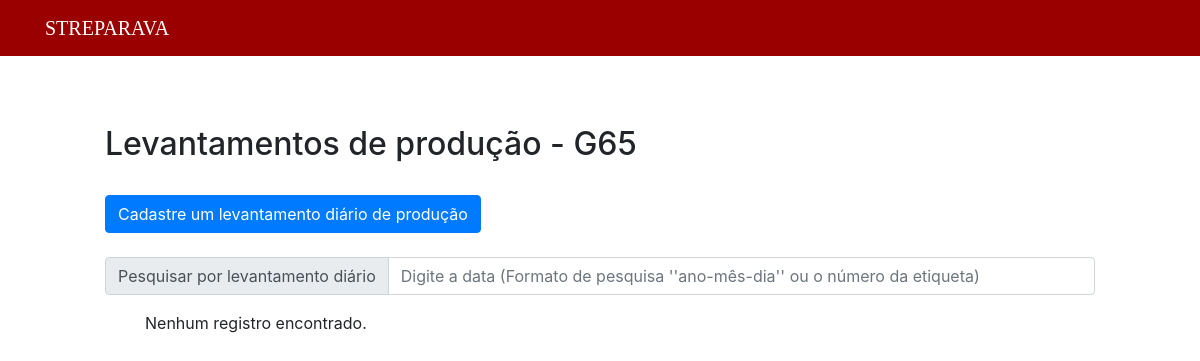
/public/final65/listFinal65.php, run on an earlier commit of the app's database.
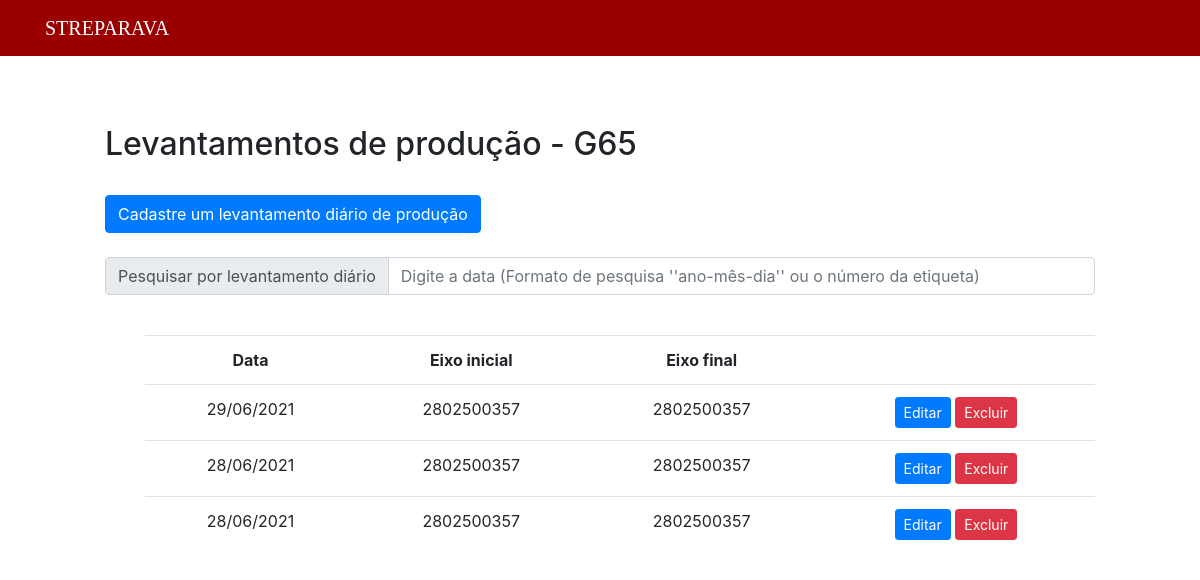
And on a later commit of the database.
### tables this page shows
CREATE TABLE `levantamento65f` (
  `id_levantamento65` int(11) NOT NULL,
  `data` date NOT NULL,
  `prod7` int(11) NOT NULL,
  `t7` int(11) NOT NULL,
  `obs7` text NOT NULL,
  `prod8` int(11) NOT NULL,
  `t8` int(11) NOT NULL,
  `obs8` text NOT NULL,
  `prod9` int(11) NOT NULL,
  `t9` int(11) NOT NULL,
  `obs9` text NOT NULL,
  `prod10` int(11) NOT NULL,
  `t10` int(11) NOT NULL,
  `obs10` text NOT NULL,
  `prod11` int(11) NOT NULL,
  `t11` int(11) NOT NULL,
  `obs11` text NOT NULL,
  `prod12` int(11) NOT NULL,
  `t12` int(11) NOT NULL,
  `obs12` text NOT NULL,
  `prod13` int(11) NOT NULL,
  `t13` int(11) NOT NULL,
  `obs13` text NOT NULL,
  `prod14` int(11) NOT NULL,
  `t14` int(11) NOT NULL,
  `obs14` text NOT NULL,
  `prod15` int(11) NOT NULL,
  `t15` int(11) NOT NULL,
  `obs15` text NOT NULL,
  `prod16` int(11) NOT NULL,
  `t16` int(11) NOT NULL,
  `obs16` text NOT NULL,
  `total` int(11) NOT NULL,
  `tempo_total` int(11) NOT NULL,
  `etiqueta1` bigint(20) NOT NULL,
  `etiqueta2` bigint(20) NOT NULL
);

### public/final65/listFinal65NoSearch.php (the view, shortened to what this page needs)
<?php
include("../../data/connection.php");
$sql = "SELECT *, DATE_FORMAT(data,'%d/%m/%Y') as datas FROM levantamento65f order by data DESC";
$dadosLevantamento65 = $connection->query($sql);
if ($dadosLevantamento65->num_rows > 0) {
?>
    <div style="margin-left: 100px; margin-right: 100px;">
        <br>
        <table class="table" style="text-align: center;">
            <tr>
                <th>Data</th>
                <th>Eixo inicial</th>
                <th>Eixo final</th>
                <th></th>
            </tr>
            <?php
            while ($exibir = $dadosLevantamento65->fetch_assoc()) {
            ?>
                <tr>
                    <td><?php echo $exibir["datas"] ?></td>
                    <td><?php echo $exibir["etiqueta1"] ?></td>
                    <td><?php echo $exibir["etiqueta2"] ?></td>
                    <td>
                        <button type="button" class="btn btn-primary btn-sm">
                            <a href="editFinal65.php?id=<?php echo $exibir["id_levantamento65"] ?>" style="text-decoration: none; color: white">Editar</a>
                        </button>
                        <button type="submit" class="btn btn-danger btn-sm" formmethod="post">
                            <a href="deleteFinal65.php?id=<?php echo $exibir["id_levantamento65"] ?>" style="text-decoration: none; color: white"> Excluir </a>
                        </button>
                    </td>
                </tr>
            <?php
            }
            ?>
        </table>
    </div>
<?php
} else { ?>
    <div style="margin-left: 100px; margin-right: 100px;">
    <?php
    echo "Nenhum registro encontrado.";
}
    ?>

What changed in the data, as far as the page shows it:
added levantamento65f: datas "29/06/2021", etiqueta1 "2802500357", etiqueta2 "2802500357"
added levantamento65f: datas "28/06/2021", etiqueta1 "2802500357", etiqueta2 "2802500357"
added levantamento65f: datas "28/06/2021", etiqueta1 "2802500357", etiqueta2 "2802500357"
Also different on the page:
text no longer shown: "Nenhum registro encontrado."
text now shown: "Data Eixo inicial Eixo final"
